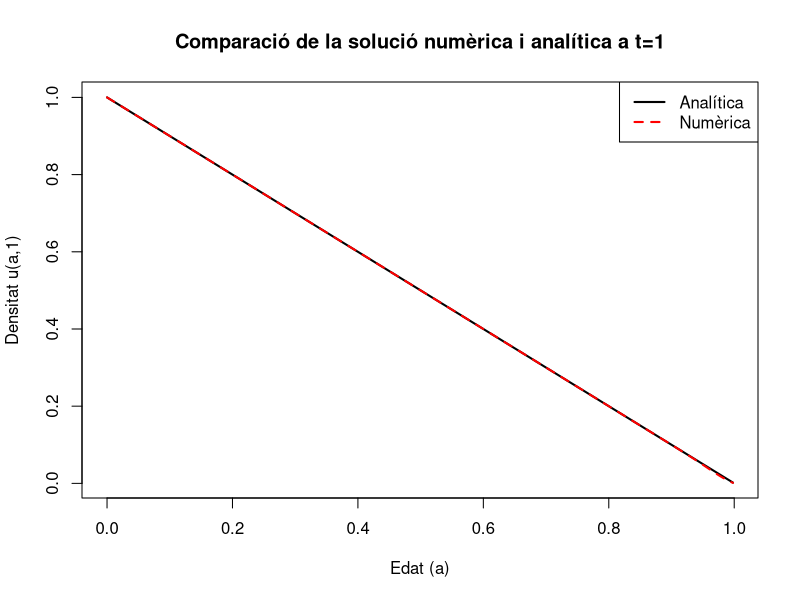
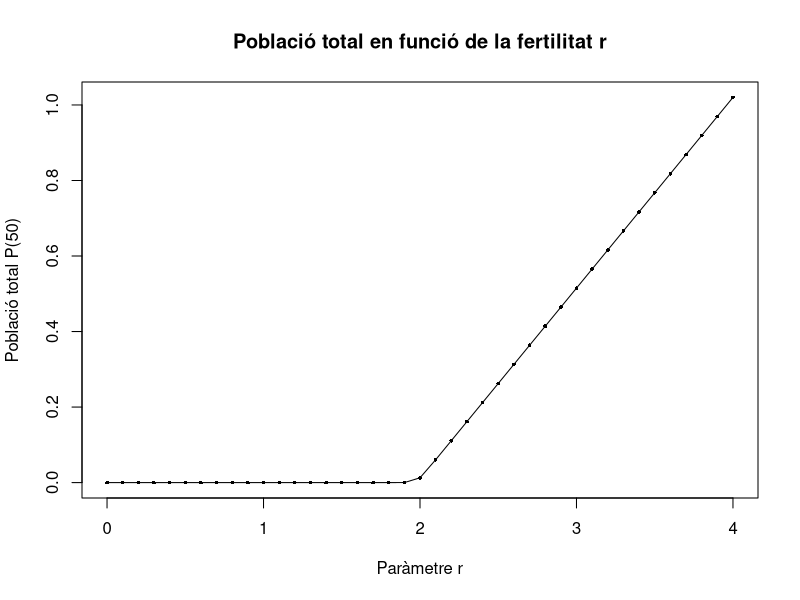

Reproduce these figures in R, in order.
# Pràctica 1
# Eduardo Pérez Motato 1709992
# Fèlix Sáiz von Fraunberg 1620854

####### Exercici 1 #######
# a) Trobar la solució u(a,t) en termes de b(t) i u0(a)
# 
# L'equació és: ∂_t u + ∂_a u = -c(a) u, amb condicions u(0,t)=b(t), u(a,0)=u0(a)
# Utilitzant el mètode de les característiques:
# - Si t < a: la característica ve de la condició inicial, u(a,t) = u0(a-t) * exp(-∫_{a-t}^a c(s) ds)
# - Si t >= a: la característica ve de la condició de contorn, u(a,t) = b(t-a) * exp(-∫_0^a c(s) ds)
#
# b) Per t > 1, com que a <= 1 < t, sempre es dóna t >= a, per tant u(a,t) = b(t-a) * exp(-∫_0^a c(s) ds), que només depèn de b(t).
#
# c) Si b(t) = b constant, per t > 1, u(a,t) = b * exp(-∫_0^a c(s) ds) = ū(a). 
# Comprovem que ū(a) satisfà el problema estacionari:
#   u'(a) = -c(a) u(a), u(0)=b.
# Derivant: ū'(a) = b * exp(-∫_0^a c(s) ds) * (-c(a)) = -c(a) ū(a)
# i ū(0) = b * exp(0) = b.
# Per tant, és solució.

####### Exercici 2 #######

# Dades d'entrada
u0 <- function(a) { a }
cf <- function(a) { 1 / (1 - a) }  # Mortalitat c(a)
b <- function(t) { 1 }              # Naixements constants
M <- 500
da <- 1 / M
mu <- 1/2
dt <- mu * da
t_final <- 1

# Malla espacial
av <- (0:(M-1)) * da   # Punts d'edat: a_0=0, a_1=da, ..., a_{M-1}=1-da

# Inicialització del vector U (condició inicial)
U <- u0(av)

# Nombre de passos de temps
n_steps <- round(t_final / dt)

# Bucle per als passos de temps (esquema explícit)
for (n in 1:n_steps) {
  U_new <- numeric(M)
  # Condició de contorn per a m=0 (índex 1 en R)
  U_new[1] <- b(n * dt)
  # Per a m=1,...,M-1 (índexs 2 a M en R)
  for (i in 2:M) {
    c_val <- cf(av[i])
    U_new[i] <- (1 - dt/da - dt * c_val) * U[i] + (dt/da) * U[i-1]
  }
  U <- U_new
}

# Solució numèrica a t=1
U_numeric <- U

# Solució analítica a t=1: u(a,1) = 1 - a (com demostrat a l'exercici 1)
U_analytic <- 1 - av

####### Exercici 3 #######
plot(av, U_analytic, type = "l", col = "black", lwd = 2, 
     xlab = "Edat (a)", ylab = "Densitat u(a,1)", 
     main = "Comparació de la solució numèrica i analítica a t=1")
lines(av, U_numeric, col = "red", lty = 2, lwd = 2)
legend("topright", legend = c("Analítica", "Numèrica"), 
       col = c("black", "red"), lty = c(1,2), lwd = 2)

####### Exercici 4 #######

# Dades amb Δt = 2Δa
M <- 500
da <- 1 / M
dt <- 2 * da   # μ = 2
t_final <- 1
n_steps <- round(t_final / dt)

# Malla espacial
av <- (0:(M-1)) * da

# Inicialització
U <- u0(av)

# Trobar l'índex per a a=0.5
index_a05 <- which.min(abs(av - 0.5))  # Ha de ser 251

# Calcular k per mostrejar cada 0.1 unitats de temps
k <- floor(t_final / (10 * dt))   # k = 25

# Vector per emmagatzemar els valors a a=0.5 en temps seleccionats
temps <- seq(0, 1, by = 0.1)
valors_U <- numeric(length(temps))

# Guardar el valor inicial
valors_U[1] <- U[index_a05]

# Bucle de passos de temps
for (n in 1:n_steps) {
  U_new <- numeric(M)
  U_new[1] <- b(n * dt)
  for (i in 2:M) {
    c_val <- cf(av[i])
    U_new[i] <- (1 - dt/da - dt * c_val) * U[i] + (dt/da) * U[i-1]
  }
  U <- U_new
  # Guardar si n és múltiple de k
  if (n %% k == 0) {
    idx <- n / k + 1   # Índex per a valors_U (començant a t=0.1, 0.2, ...)
    if (idx <= length(valors_U)) {
      valors_U[idx] <- U[index_a05]
    }
  }
}

taula <- data.frame(temps = temps, u_05 = valors_U)
print(taula)

####### Exercici 5 #######

# Funció per resoldre el model per a un r donat
model_r <- function(r, M, t_final) {
  da <- 1 / M
  # Triem Δt = 0.5Δa per estabilitat
  dt <- 0.5 * da
  n_steps <- round(t_final / dt)
  av <- (0:(M-1)) * da
  U <- u0(av)   # Condició inicial u0(a)=a
  
  for (n in 1:n_steps) {
    # Calcul de la població total P_n
    P_n <- sum(U) * da
    # Condició de contorn dependent de P_n
    b_n <- r * P_n / (1 + P_n)
    U_new <- numeric(M)
    U_new[1] <- b_n
    for (i in 2:M) {
      c_val <- cf(av[i])
      U_new[i] <- (1 - dt/da - dt * c_val) * U[i] + (dt/da) * U[i-1]
    }
    U <- U_new
  }
  # Retorna la població total a t_final
  return(sum(U) * da)
}

# Paràmetres per a l'exercici 5
M <- 100
t_final <- 50
vals_r <- seq(0, 4, by = 0.1)
P_final <- sapply(vals_r, model_r, M = M, t_final = t_final)

# Gràfic de P(50) en funció de r
plot(vals_r, P_final, type = "o", pch = 16, cex = 0.5, 
     xlab = "Paràmetre r", ylab = "Població total P(50)",
     main = "Població total en funció de la fertilitat r")

# Comentari: Es pot veure que per a r petit, P(50) és zero, i per a r gran, P(50) és positiva.
# La condició teòrica per a la persistència és ∫_0^1 r e^{-∫_0^a c(α)dα} da > 1.
# En el nostre cas, c(a)=1/(1-a), per tant ∫_0^a c(α)dα = -ln(1-a), i e^{-∫_0^a c(α)dα} = 1-a.
# Aleshores ∫_0^1 r (1-a) da = r [a - a^2/2]_0^1 = r/2.
# La condició és r/2 > 1, és a dir, r > 2. 
# A la gràfica s'observa que per r > 2, P(50) és positiva, consistent amb la teoria.